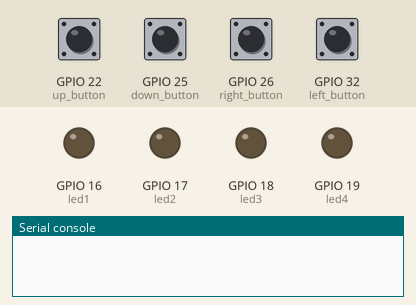
A program run on a simulated ESP32 board running MicroPython. Parts: output pins drawn as LEDs (lit = HIGH), the last lines printed to the serial console. Dashed ring = blinking. Inputs (shaded band) come from the test bench; at power-on: GPIO 22 (up_button), GPIO 25 (down_button), GPIO 26 (right_button), GPIO 32 (left_button) HIGH.

Above: at 1.2 s.
1.3 s: GPIO 25 (down_button) pulled LOW for 0.15 s
At 1.55 s:
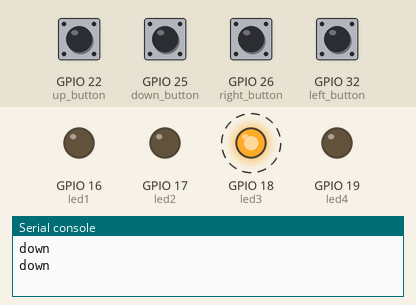
3.1 s: GPIO 26 (right_button) pulled LOW for 1 s
At 3.35 s:
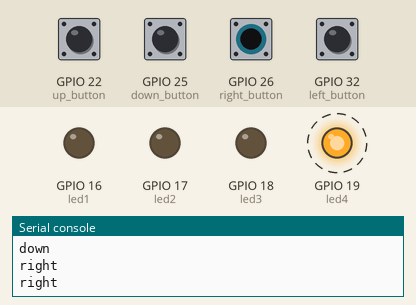
6.1 s: GPIO 22 (up_button) pulled LOW for 0.15 s
At 6.5 s:
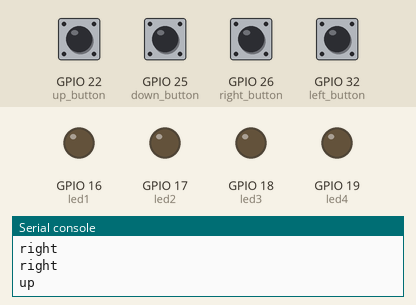
7.7 s: GPIO 32 (left_button) pulled LOW for 0.15 s
At 9.3 s:
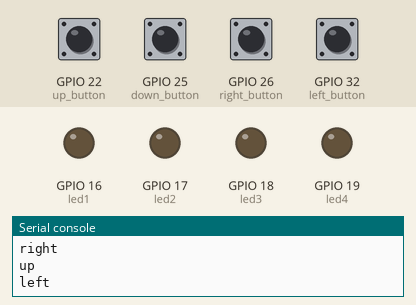
Timing chart, 0 to 10.3 s (numbered marks = the images above; inputs shaded):
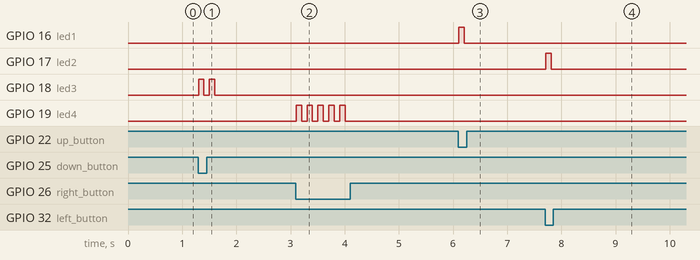

Measured:
- after the input at 1.3 s, GPIO 18 (led3): alternates HIGH for 0.10 s and LOW for 0.10 s, 4 changes in all, then stays LOW, starting at once
- after the input at 3.1 s, GPIO 19 (led4): alternates HIGH for 0.10 s and LOW for 0.10 s, 10 changes in all, then stays LOW, starting at once
- after the input at 6.1 s, GPIO 16 (led1): LOW → HIGH at once, → LOW 0.10 s later
- after the input at 7.7 s, GPIO 17 (led2): LOW → HIGH at once, → LOW 0.10 s later

The program:

2.2_button-3btn-wled2.py
```python
from machine import Pin
from time import sleep

# 定义LED管脚
led1_pin=16
led2_pin=17
led3_pin=18
led4_pin=19
led1 = Pin(led1_pin,Pin.OUT)
led2 = Pin(led2_pin,Pin.OUT)
led3 = Pin(led3_pin,Pin.OUT)
led4 = Pin(led4_pin,Pin.OUT)

uppin=22
leftpin=32
downpin=25
rightpin=26

up_button=Pin(uppin,Pin.IN,Pin.PULL_UP)
left_button=Pin(leftpin,Pin.IN,Pin.PULL_UP)
down_button=Pin(downpin,Pin.IN,Pin.PULL_UP)
right_button=Pin(rightpin,Pin.IN,Pin.PULL_UP)

state=['up','left','down','right']

up_status=1
left_status=1
down_status=1
right_status=1

while True:
    up_tmp=up_button.value()
    if up_tmp!=up_status:
        if up_tmp==0:
            print(state[0])
            led1.value(1)
            sleep(0.1)
            led1.value(0)
        up_status=up_tmp

    #left
    left_status=left_button.value()
    if left_status != 1:
        print(state[1])
        led2.value(1)
        sleep(0.1)
        led2.value(0)

    #down
    down_tmp=down_button.value()
    if down_tmp!=down_status :
        print(state[2])
        led3.value(1)
        sleep(0.1)
        led3.value(0)
        down_status=down_tmp

    #right
    right_tmp=right_button.value()
    if right_tmp!=right_status:
        if right_tmp==0:
            print(state[3])
            led4.value(1)
            sleep(0.1)
            led4.value(0)
        right_status=up_tmp
    sleep(0.1)

    
```
